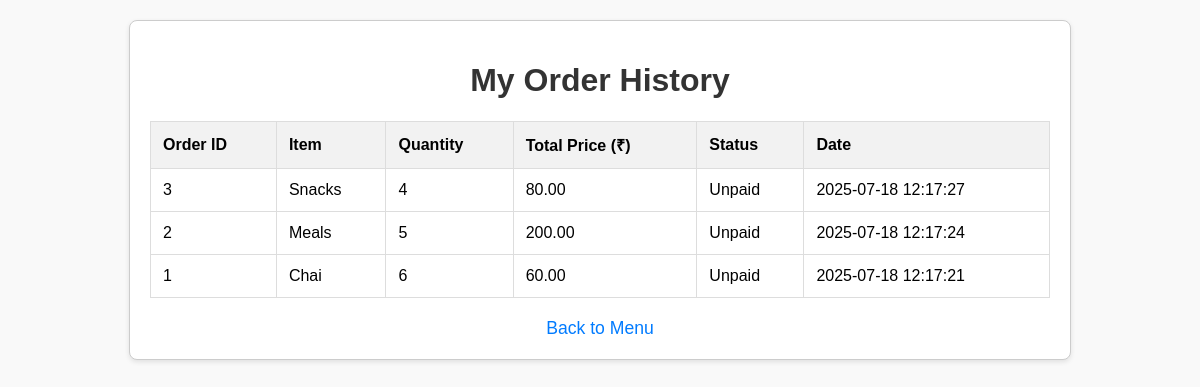
The page /order_history (signed in) on the database its author committed.
### tables this page shows
CREATE TABLE orders (
    id INTEGER PRIMARY KEY AUTOINCREMENT,
    student_id TEXT NOT NULL,
    item_name TEXT NOT NULL, -- This was likely 'item' before
    quantity INTEGER NOT NULL,
    total_price REAL NOT NULL,
    payment_status TEXT NOT NULL,
    order_date TIMESTAMP NOT NULL DEFAULT CURRENT_TIMESTAMP,
    FOREIGN KEY (student_id) REFERENCES users (student_id)
);

### app.py (the view)
@app.route('/order_history')
def order_history():
    if 'student_id' not in session:
        flash('Please log in to view your order history.', 'error')
        return redirect(url_for('student_login'))
    student_id = session['student_id']
    db = get_db()
    orders = db.execute(
        "SELECT id, item_name, quantity, total_price, payment_status, order_date "
        "FROM orders WHERE student_id = ? ORDER BY order_date DESC",
        (student_id,)
    ).fetchall()
    return render_template('order_history.html', orders=orders)

### app.py (called while the page is built)
def get_db():
    db = getattr(g, '_database', None)
    if db is None:
        db = g._database = sqlite3.connect(DATABASE)
        db.row_factory = sqlite3.Row
    return db

@app.teardown_appcontext
def close_connection(exception):
    db = getattr(g, '_database', None)
    if db is not None:
        db.close()

@app.before_request
def admin_auth_check():
    if request.path.startswith('/admin') and request.endpoint not in ['admin_login_page', 'static']:
        if 'admin_logged_in' not in session:
            flash('Please log in to access the admin panel.', 'error')
            return redirect(url_for('admin_login_page'))

### templates/order_history.html (shortened to what this page needs)
<!DOCTYPE html>
<html lang="en">
<head>
</head>
<body>
    <div class="container">
        <h1>My Order History</h1>
        {% if orders %}
            <table>
                <thead>
                    <tr>
                        <th>Order ID</th>
                        <th>Item</th>
                        <th>Quantity</th>
                        <th>Total Price (₹)</th>
                        <th>Status</th>
                        <th>Date</th>
                    </tr>
                </thead>
                <tbody>
                    {% for order in orders %}
                        <tr>
                            <td>{{ order.id }}</td>
                            <td>{{ order.item_name }}</td>
                            <td>{{ order.quantity }}</td>
                            <td>{{ '%.2f' | format(order.total_price) }}</td>
                            <td>{{ order.payment_status }}</td>
                            <td>{{ order.order_date.split('.')[0] }}</td>
                        </tr>
                    {% endfor %}
                </tbody>
            </table>
        {% else %}
            <p class="no-orders">You have not placed any orders yet.</p>
        {% endif %}
        <a href="{{ url_for('index') }}" class="back-link">Back to Menu</a>
    </div>
</body>
</html>

### templates/order_history.html (style rules this page uses)
body { font-family: Arial, sans-serif; margin: 20px; background-color: #f9f9f9; }
.container { max-width: 900px; margin: auto; padding: 20px; background-color: #fff; border: 1px solid #ccc; border-radius: 8px; box-shadow: 0 2px 5px rgba(0,0,0,0.1); }
h1 { text-align: center; color: #333; }
table { width: 100%; border-collapse: collapse; margin-top: 20px; }
th, td { border: 1px solid #ddd; padding: 12px; text-align: left; }
th { background-color: #f2f2f2; }
.back-link { display: block; text-align: center; margin-top: 20px; text-decoration: none; color: #007bff; font-size: 1.1em; }

### rows shown on the page
orders: id "3", item_name "Snacks", quantity "4", total_price "80.00", payment_status "Unpaid", order_date "2025-07-18 12:17:27"
orders: id "2", item_name "Meals", quantity "5", total_price "200.00", payment_status "Unpaid", order_date "2025-07-18 12:17:24"
orders: id "1", item_name "Chai", quantity "6", total_price "60.00", payment_status "Unpaid", order_date "2025-07-18 12:17:21"
